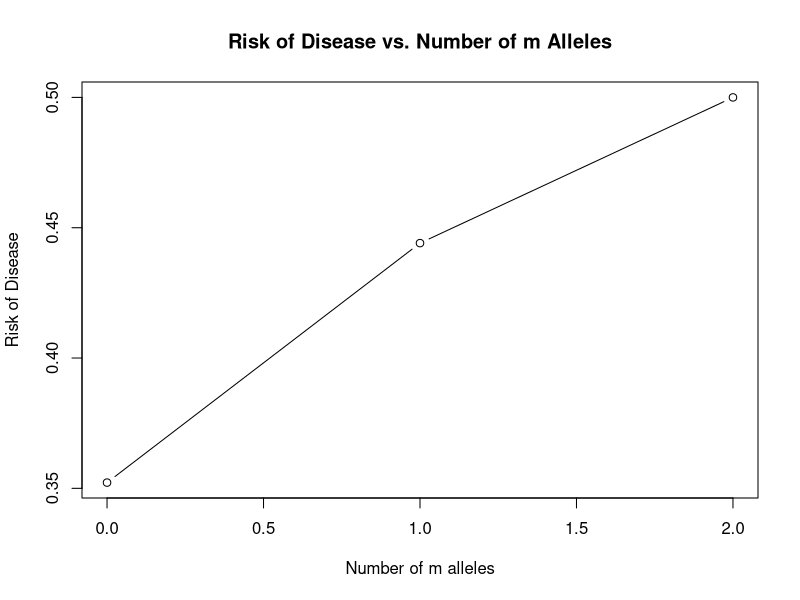

Write the R code that produced this figure.
## ---- chunk 1
X <- matrix(c(112, 278, 150, 206, 348, 150),byrow=TRUE,ncol=3)
colnames(X) <- c("AA", "Aa", "aa")
rownames(X) <- c("Cases", "Controls")
X
Y <- cbind(2*X[,1]+X[,2],2*X[,3]+X[,2]);
colnames(Y) <- c("A","a");Y

chisq_test <- chisq.test(Y,correct=FALSE)
cat("\nP-value:", chisq_test$p.value)
odds_ratio_test <- fisher.test(Y)
cat("\nOdds ratio:", odds_ratio_test$estimate)
## ---- chunk 2
# Codominant model
chisq_test_codominant <- chisq.test(X)
p_value_codominant_chi <- chisq_test_codominant$p.value
p_value_codominant_fish <- fisher.test(X)$p.value

# Dominant model
Y_dominant <- cbind(X[,1], X[,2]+X[,3])
colnames(Y_dominant) <- c("AA", "Aa or aa")
rownames(Y_dominant) <- c("Cases", "Control")
p_value_dominant_chi <- chisq.test(Y_dominant)$p.value
p_value_dominant_fish <- fisher.test(Y_dominant)$p.value

# Recessive model
Y_recessive <- cbind(X[,1]+X[,2],X[,3])
colnames(Y_recessive) <- c("AA or Aa", "aa")
rownames(Y_recessive) <- c("Cases", "Control")
p_value_recessive_chi <- chisq.test(Y_recessive)$p.value
p_value_recessive_fish <- fisher.test(Y_recessive)$p.value

cat("P-value of Chi-squared test for codominant model:", p_value_codominant_chi, "\n")
cat("P-value of Fisher's test for codominant model:", p_value_codominant_fish, "\n\n")

cat("P-value of Chi-squared test for dominant model:", p_value_dominant_chi, "\n")
cat("P-value of Fisher's test for dominant model:", p_value_dominant_fish, "\n\n")
cat("P-value of Chi-squared testfor recessive model:", p_value_recessive_chi, "\n")
cat("P-value of Fisher's test for recessive model:", p_value_recessive_fish, "\n")
## ---- chunk 3
MM_cases <- X["Cases", "AA"]
Mm_cases <- X["Cases", "Aa"]
mm_cases <- X["Cases", "aa"]

MM_controls <- X["Controls", "AA"]
Mm_controls <- X["Controls", "Aa"]
mm_controls <- X["Controls", "aa"]

total_MM <- MM_cases + MM_controls
total_Mm <- Mm_cases + Mm_controls
total_mm <- mm_cases + mm_controls

risk_MM <- MM_cases / total_MM
risk_Mm <- Mm_cases / total_Mm
risk_mm <- mm_cases / total_mm

m_alleles <- c(0, 1, 2)

risks <- c(risk_MM, risk_Mm, risk_mm)

plot(m_alleles, risks, type="b", xlab="Number of m alleles", ylab="Risk of Disease", 
     main="Risk of Disease vs. Number of m Alleles")
